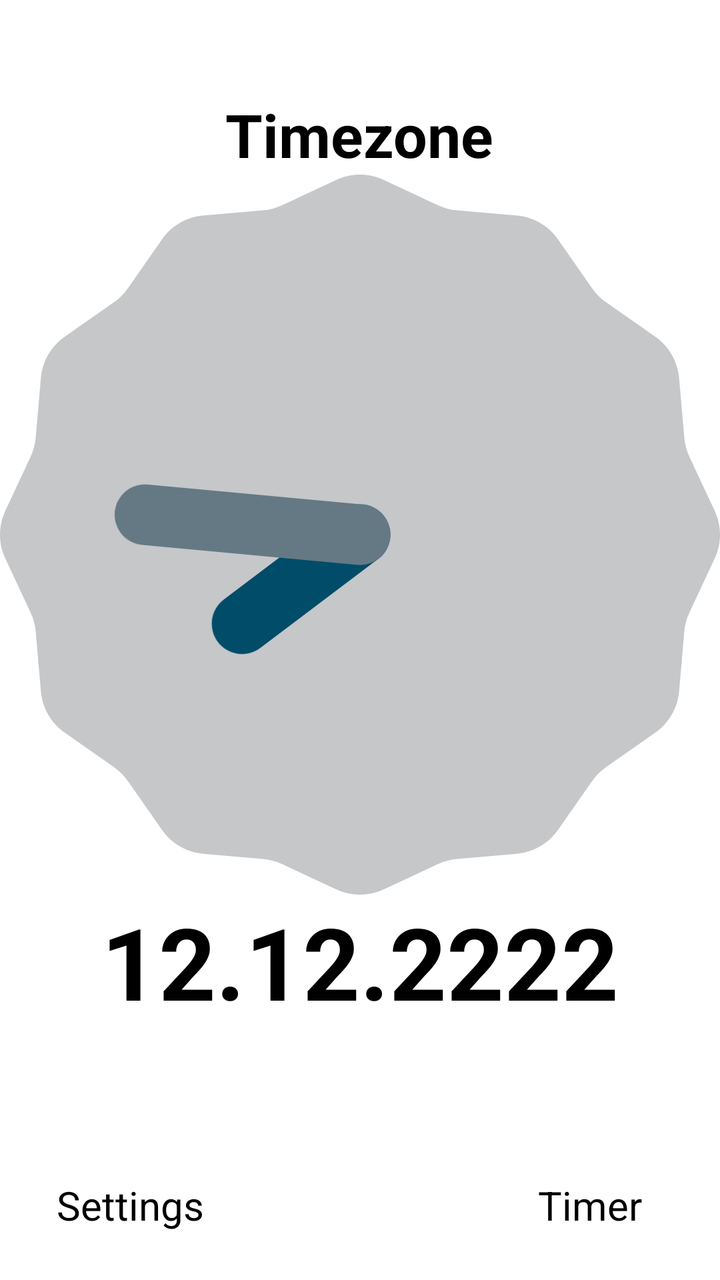
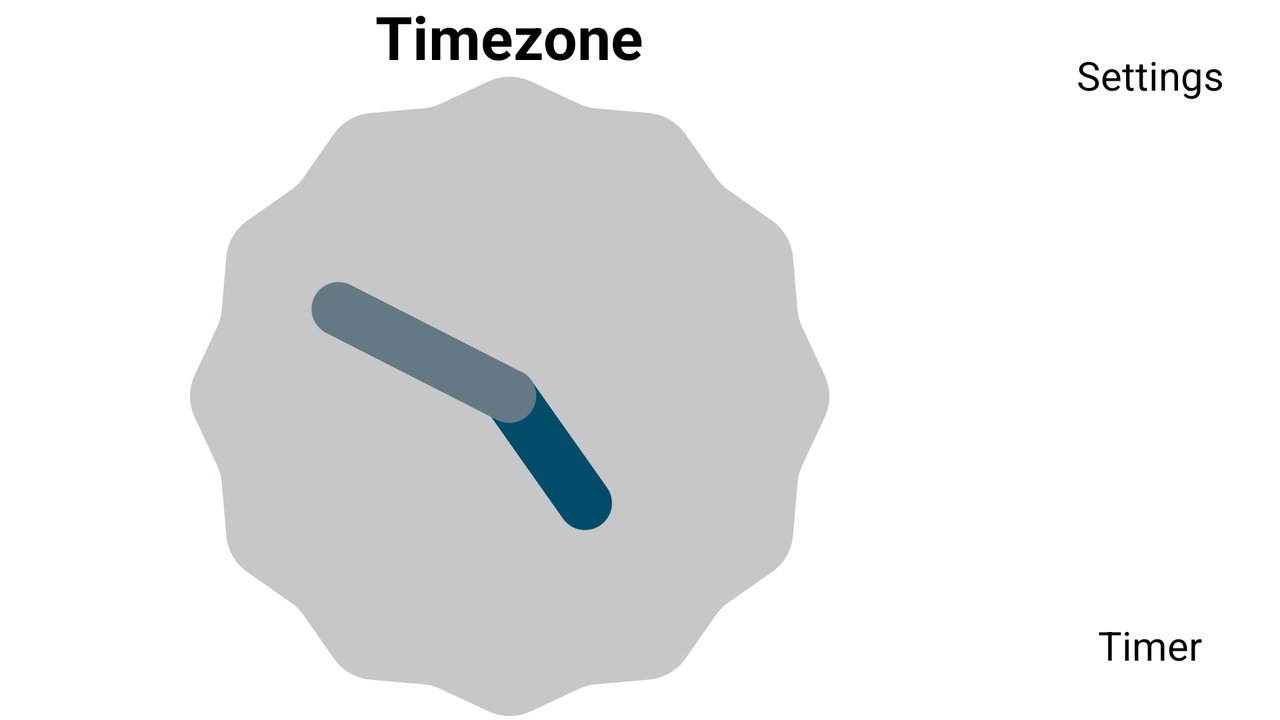

The same Android screen from two of the app's own layout files: first res/layout/ as a phone draws it, then the repository's variant for another configuration, drawn on a device whose configuration selects that folder. Both files follow.
<!-- AndroidManifest.xml: application theme Theme.ClockApp -->
<!-- res/layout/activity_clock_screen.xml -->
<LinearLayout xmlns:android="http://schemas.android.com/apk/res/android"
    xmlns:app="http://schemas.android.com/apk/res-auto"
    xmlns:tools="http://schemas.android.com/tools"
    android:orientation="vertical"
    android:layout_width="match_parent"
    android:layout_height="match_parent"
    tools:context=".ClockScreen">


    <LinearLayout
        android:layout_width="match_parent"
        android:layout_height="0dp"
        android:layout_weight="1"
        android:orientation="vertical"
        android:gravity="center">


        <TextView
            android:id="@+id/TTimezone"
            android:layout_width="wrap_content"
            android:layout_height="wrap_content"
            android:text="Timezone"
            android:gravity="center"
            android:textSize="30sp"
            android:textStyle="bold" />

        <AnalogClock
            android:id="@+id/analogClock"
            android:layout_width="wrap_content"
            android:layout_height="wrap_content"
            android:text="Годинник" />

        <TextView
            android:id="@+id/TDate"
            android:layout_width="wrap_content"
            android:layout_height="wrap_content"
            android:layout_marginBottom="4dp"
            android:gravity="center"
            android:text="12.12.2222"
            android:textSize="50sp"
            android:textStyle="bold" />
    </LinearLayout>


    <FrameLayout
        android:layout_width="match_parent"
        android:layout_height="wrap_content">

        <Button
            android:id="@+id/BTimer"
            android:layout_width="130dp"
            android:layout_height="75dp"
            android:layout_gravity="bottom|end"
            android:gravity="center"
            android:onClick="onClickGoTimer"
            android:text="Timer"
            android:textSize="20sp" />

        <Button
            android:id="@+id/BSettings"
            android:layout_width="130dp"
            android:layout_height="75dp"
            android:layout_gravity="bottom|start"
            android:gravity="center"
            android:onClick="onClickGoSettings"
            android:text="Settings"
            android:textSize="20sp" />
    </FrameLayout>
</LinearLayout>
<!-- resources referenced by this layout -->
<resources>
  <!-- from res/values-v23/ -->
  <style name="Theme.ClockApp" parent="Base.Theme.ClockApp">
      
      <item name="android:navigationBarColor">@android:color/transparent</item>
      <item name="android:statusBarColor">@android:color/transparent</item>
      <item name="android:windowLightStatusBar">?attr/isLightTheme</item>
    </style>
</resources>
<!-- res/layout-land/activity_clock_screen.xml (the repository's variant of the layout above) -->
<!-- drawn on the phone turned sideways -->
<LinearLayout xmlns:android="http://schemas.android.com/apk/res/android"
    xmlns:app="http://schemas.android.com/apk/res-auto"
    xmlns:tools="http://schemas.android.com/tools"
    android:orientation="horizontal"
    android:layout_width="match_parent"
    android:layout_height="match_parent"
    tools:context=".ClockScreen">


    <LinearLayout
        android:layout_width="match_parent"
        android:layout_height="match_parent"
        android:layout_weight="1"
        android:orientation="vertical"
        android:gravity="center">


        <TextView
            android:id="@+id/TTimezone"
            android:layout_width="wrap_content"
            android:layout_height="wrap_content"
            android:text="Timezone"
            android:gravity="center"
            android:textSize="30sp"
            android:textStyle="bold" />

        <AnalogClock
            android:id="@+id/analogClock"
            android:layout_width="wrap_content"
            android:layout_height="wrap_content"
            android:text="Годинник" />

        <TextView
            android:id="@+id/TDate"
            android:layout_width="wrap_content"
            android:layout_height="wrap_content"
            android:layout_marginBottom="4dp"
            android:gravity="center"
            android:text="12.12.2222"
            android:textSize="50sp"
            android:textStyle="bold" />
    </LinearLayout>


    <FrameLayout
        android:layout_width="wrap_content"
        android:layout_height="match_parent">

        <Button
            android:id="@+id/BTimer"
            android:layout_width="130dp"
            android:layout_height="75dp"
            android:layout_gravity="bottom|end"
            android:gravity="center"
            android:onClick="onClickGoTimer"
            android:text="Timer"
            android:textSize="20sp" />

        <Button
            android:id="@+id/BSettings"
            android:layout_width="130dp"
            android:layout_height="75dp"
            android:gravity="center"
            android:onClick="onClickGoSettings"
            android:text="Settings"
            android:textSize="20sp" />
    </FrameLayout>
</LinearLayout>
